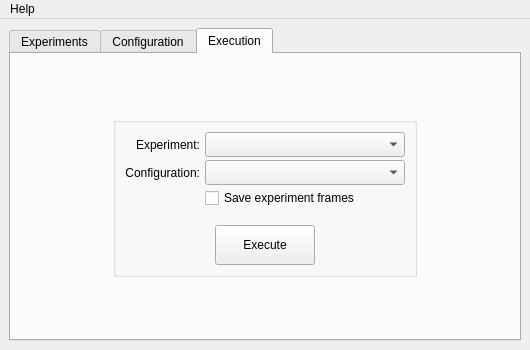
<?xml version="1.0" encoding="UTF-8"?>
<ui version="4.0">
 <class>dlg_saccadeapp</class>
 <widget class="QMainWindow" name="dlg_saccadeapp">
  <property name="geometry">
   <rect>
    <x>0</x>
    <y>0</y>
    <width>530</width>
    <height>350</height>
   </rect>
  </property>
  <property name="minimumSize">
   <size>
    <width>530</width>
    <height>350</height>
   </size>
  </property>
  <property name="maximumSize">
   <size>
    <width>530</width>
    <height>850</height>
   </size>
  </property>
  <property name="windowTitle">
   <string>saccadeApp</string>
  </property>
  <widget class="QWidget" name="vly_01">
   <layout class="QVBoxLayout" name="verticalLayout">
    <item>
     <widget class="QTabWidget" name="tab_main">
      <property name="minimumSize">
       <size>
        <width>0</width>
        <height>0</height>
       </size>
      </property>
      <property name="currentIndex">
       <number>2</number>
      </property>
      <widget class="QWidget" name="wdg_experiment">
       <attribute name="title">
        <string>Experiments</string>
       </attribute>
       <layout class="QHBoxLayout" name="horizontalLayout">
        <item>
         <widget class="QTreeView" name="trv_experiment">
          <property name="minimumSize">
           <size>
            <width>250</width>
            <height>200</height>
           </size>
          </property>
          <property name="horizontalScrollBarPolicy">
           <enum>Qt::ScrollBarAlwaysOff</enum>
          </property>
         </widget>
        </item>
        <item>
         <layout class="QVBoxLayout" name="vly_02">
          <property name="spacing">
           <number>3</number>
          </property>
          <item>
           <widget class="QPushButton" name="pbt_experiment_new">
            <property name="minimumSize">
             <size>
              <width>80</width>
              <height>25</height>
             </size>
            </property>
            <property name="maximumSize">
             <size>
              <width>16777215</width>
              <height>25</height>
             </size>
            </property>
            <property name="text">
             <string>New</string>
            </property>
           </widget>
          </item>
          <item>
           <widget class="QPushButton" name="pbt_experiment_edit">
            <property name="minimumSize">
             <size>
              <width>80</width>
              <height>25</height>
             </size>
            </property>
            <property name="maximumSize">
             <size>
              <width>16777215</width>
              <height>25</height>
             </size>
            </property>
            <property name="text">
             <string>Edit</string>
            </property>
           </widget>
          </item>
          <item>
           <widget class="QPushButton" name="pbt_experiment_copy">
            <property name="minimumSize">
             <size>
              <width>0</width>
              <height>25</height>
             </size>
            </property>
            <property name="maximumSize">
             <size>
              <width>16777215</width>
              <height>25</height>
             </size>
            </property>
            <property name="text">
             <string>Copy</string>
            </property>
           </widget>
          </item>
          <item>
           <widget class="QPushButton" name="pbt_experiment_remove">
            <property name="minimumSize">
             <size>
              <width>80</width>
              <height>25</height>
             </size>
            </property>
            <property name="maximumSize">
             <size>
              <width>16777215</width>
              <height>25</height>
             </size>
            </property>
            <property name="text">
             <string>Remove</string>
            </property>
           </widget>
          </item>
          <item>
           <spacer name="vsp_01">
            <property name="orientation">
             <enum>Qt::Vertical</enum>
            </property>
            <property name="sizeHint" stdset="0">
             <size>
              <width>20</width>
              <height>40</height>
             </size>
            </property>
           </spacer>
          </item>
         </layout>
        </item>
       </layout>
      </widget>
      <widget class="QWidget" name="wdg_configuration">
       <attribute name="title">
        <string>Configuration</string>
       </attribute>
       <layout class="QVBoxLayout" name="verticalLayout_2">
        <item>
         <widget class="QGroupBox" name="gbx_configuration_basic">
          <property name="sizePolicy">
           <sizepolicy hsizetype="Preferred" vsizetype="Fixed">
            <horstretch>0</horstretch>
            <verstretch>0</verstretch>
           </sizepolicy>
          </property>
          <property name="title">
           <string>Basic Configuration</string>
          </property>
          <layout class="QHBoxLayout" name="horizontalLayout_3">
           <item>
            <widget class="QLabel" name="lbl_monitor_center">
             <property name="minimumSize">
              <size>
               <width>80</width>
               <height>25</height>
              </size>
             </property>
             <property name="maximumSize">
              <size>
               <width>80</width>
               <height>25</height>
              </size>
             </property>
             <property name="text">
              <string>Monitor Center:</string>
             </property>
             <property name="alignment">
              <set>Qt::AlignRight|Qt::AlignTrailing|Qt::AlignVCenter</set>
             </property>
            </widget>
           </item>
           <item>
            <widget class="QPushButton" name="pbt_monitor_center">
             <property name="minimumSize">
              <size>
               <width>150</width>
               <height>25</height>
              </size>
             </property>
             <property name="maximumSize">
              <size>
               <width>16777215</width>
               <height>25</height>
              </size>
             </property>
             <property name="text">
              <string>Open</string>
             </property>
            </widget>
           </item>
          </layout>
         </widget>
        </item>
        <item>
         <widget class="QGroupBox" name="gbx_configuration_profile">
          <property name="title">
           <string>Configuration Profiles</string>
          </property>
          <layout class="QHBoxLayout" name="horizontalLayout_2">
           <property name="spacing">
            <number>5</number>
           </property>
           <item>
            <widget class="QListView" name="lsv_configuration">
             <property name="minimumSize">
              <size>
               <width>230</width>
               <height>150</height>
              </size>
             </property>
             <property name="horizontalScrollBarPolicy">
              <enum>Qt::ScrollBarAlwaysOff</enum>
             </property>
            </widget>
           </item>
           <item>
            <layout class="QVBoxLayout" name="vly_03">
             <property name="spacing">
              <number>3</number>
             </property>
             <item>
              <widget class="QPushButton" name="pbt_configuration_new">
               <property name="minimumSize">
                <size>
                 <width>80</width>
                 <height>25</height>
                </size>
               </property>
               <property name="maximumSize">
                <size>
                 <width>16777215</width>
                 <height>25</height>
                </size>
               </property>
               <property name="text">
                <string>New</string>
               </property>
              </widget>
             </item>
             <item>
              <widget class="QPushButton" name="pbt_configuration_edit">
               <property name="minimumSize">
                <size>
                 <width>80</width>
                 <height>25</height>
                </size>
               </property>
               <property name="maximumSize">
                <size>
                 <width>16777215</width>
                 <height>25</height>
                </size>
               </property>
               <property name="text">
                <string>Edit</string>
               </property>
              </widget>
             </item>
             <item>
              <widget class="QPushButton" name="pbt_configuration_copy">
               <property name="minimumSize">
                <size>
                 <width>80</width>
                 <height>25</height>
                </size>
               </property>
               <property name="maximumSize">
                <size>
                 <width>16777215</width>
                 <height>25</height>
                </size>
               </property>
               <property name="text">
                <string>Copy</string>
               </property>
              </widget>
             </item>
             <item>
              <widget class="QPushButton" name="pbt_configuration_remove">
               <property name="minimumSize">
                <size>
                 <width>80</width>
                 <height>25</height>
                </size>
               </property>
               <property name="maximumSize">
                <size>
                 <width>16777215</width>
                 <height>25</height>
                </size>
               </property>
               <property name="text">
                <string>Remove</string>
               </property>
              </widget>
             </item>
             <item>
              <spacer name="vsp_02">
               <property name="orientation">
                <enum>Qt::Vertical</enum>
               </property>
               <property name="sizeHint" stdset="0">
                <size>
                 <width>20</width>
                 <height>40</height>
                </size>
               </property>
              </spacer>
             </item>
            </layout>
           </item>
          </layout>
         </widget>
        </item>
       </layout>
      </widget>
      <widget class="QWidget" name="wdg_execution">
       <attribute name="title">
        <string>Execution</string>
       </attribute>
       <layout class="QVBoxLayout" name="verticalLayout_3">
        <item>
         <spacer name="vsp_03">
          <property name="orientation">
           <enum>Qt::Vertical</enum>
          </property>
          <property name="sizeHint" stdset="0">
           <size>
            <width>20</width>
            <height>40</height>
           </size>
          </property>
         </spacer>
        </item>
        <item>
         <layout class="QHBoxLayout" name="hly_01">
          <item>
           <spacer name="hsp_01">
            <property name="orientation">
             <enum>Qt::Horizontal</enum>
            </property>
            <property name="sizeHint" stdset="0">
             <size>
              <width>40</width>
              <height>20</height>
             </size>
            </property>
           </spacer>
          </item>
          <item>
           <widget class="QGroupBox" name="gbx_execution">
            <property name="minimumSize">
             <size>
              <width>0</width>
              <height>160</height>
             </size>
            </property>
            <property name="maximumSize">
             <size>
              <width>16777215</width>
              <height>160</height>
             </size>
            </property>
            <property name="layoutDirection">
             <enum>Qt::LeftToRight</enum>
            </property>
            <property name="title">
             <string/>
            </property>
            <property name="alignment">
             <set>Qt::AlignCenter</set>
            </property>
            <layout class="QVBoxLayout" name="verticalLayout_4">
             <property name="spacing">
              <number>5</number>
             </property>
             <item>
              <layout class="QFormLayout" name="fly_01">
               <property name="labelAlignment">
                <set>Qt::AlignRight|Qt::AlignTrailing|Qt::AlignVCenter</set>
               </property>
               <property name="horizontalSpacing">
                <number>5</number>
               </property>
               <property name="verticalSpacing">
                <number>3</number>
               </property>
               <item row="0" column="0">
                <widget class="QLabel" name="lbl_execution_experiment">
                 <property name="minimumSize">
                  <size>
                   <width>0</width>
                   <height>25</height>
                  </size>
                 </property>
                 <property name="maximumSize">
                  <size>
                   <width>16777215</width>
                   <height>25</height>
                  </size>
                 </property>
                 <property name="text">
                  <string>Experiment:</string>
                 </property>
                 <property name="alignment">
                  <set>Qt::AlignRight|Qt::AlignTrailing|Qt::AlignVCenter</set>
                 </property>
                </widget>
               </item>
               <item row="0" column="1">
                <widget class="QComboBox" name="cmb_execution_experiment">
                 <property name="minimumSize">
                  <size>
                   <width>200</width>
                   <height>25</height>
                  </size>
                 </property>
                 <property name="maximumSize">
                  <size>
                   <width>16777215</width>
                   <height>25</height>
                  </size>
                 </property>
                </widget>
               </item>
               <item row="1" column="0">
                <widget class="QLabel" name="lbl_execution_profile">
                 <property name="minimumSize">
                  <size>
                   <width>0</width>
                   <height>25</height>
                  </size>
                 </property>
                 <property name="maximumSize">
                  <size>
                   <width>16777215</width>
                   <height>25</height>
                  </size>
                 </property>
                 <property name="text">
                  <string>Configuration:</string>
                 </property>
                 <property name="alignment">
                  <set>Qt::AlignRight|Qt::AlignTrailing|Qt::AlignVCenter</set>
                 </property>
                </widget>
               </item>
               <item row="1" column="1">
                <widget class="QComboBox" name="cmb_execution_configuration">
                 <property name="minimumSize">
                  <size>
                   <width>200</width>
                   <height>25</height>
                  </size>
                 </property>
                 <property name="maximumSize">
                  <size>
                   <width>16777215</width>
                   <height>25</height>
                  </size>
                 </property>
                </widget>
               </item>
               <item row="2" column="1">
                <widget class="QCheckBox" name="cbt_execution_save">
                 <property name="text">
                  <string>Save experiment frames</string>
                 </property>
                </widget>
               </item>
              </layout>
             </item>
             <item>
              <layout class="QHBoxLayout" name="hly_02">
               <property name="spacing">
                <number>0</number>
               </property>
               <item>
                <widget class="QPushButton" name="pbt_execute">
                 <property name="minimumSize">
                  <size>
                   <width>80</width>
                   <height>40</height>
                  </size>
                 </property>
                 <property name="maximumSize">
                  <size>
                   <width>100</width>
                   <height>40</height>
                  </size>
                 </property>
                 <property name="text">
                  <string>Execute</string>
                 </property>
                </widget>
               </item>
              </layout>
             </item>
            </layout>
           </widget>
          </item>
          <item>
           <spacer name="hsp_02">
            <property name="orientation">
             <enum>Qt::Horizontal</enum>
            </property>
            <property name="sizeHint" stdset="0">
             <size>
              <width>40</width>
              <height>20</height>
             </size>
            </property>
           </spacer>
          </item>
         </layout>
        </item>
        <item>
         <spacer name="vsp_04">
          <property name="orientation">
           <enum>Qt::Vertical</enum>
          </property>
          <property name="sizeHint" stdset="0">
           <size>
            <width>20</width>
            <height>40</height>
           </size>
          </property>
         </spacer>
        </item>
       </layout>
      </widget>
     </widget>
    </item>
   </layout>
  </widget>
  <widget class="QMenuBar" name="mbr_menu">
   <property name="geometry">
    <rect>
     <x>0</x>
     <y>0</y>
     <width>530</width>
     <height>21</height>
    </rect>
   </property>
   <widget class="QMenu" name="mnu_help">
    <property name="title">
     <string>Help</string>
    </property>
    <addaction name="mac_documentation"/>
    <addaction name="separator"/>
    <addaction name="mac_about"/>
   </widget>
   <addaction name="mnu_help"/>
  </widget>
  <action name="mac_exit">
   <property name="text">
    <string>Exit</string>
   </property>
  </action>
  <action name="mac_documentation">
   <property name="text">
    <string>Documentation</string>
   </property>
  </action>
  <action name="mac_about">
   <property name="text">
    <string>About</string>
   </property>
  </action>
  <action name="actionSome_shit">
   <property name="text">
    <string>Some shit</string>
   </property>
  </action>
 </widget>
 <resources/>
 <connections/>
</ui>
